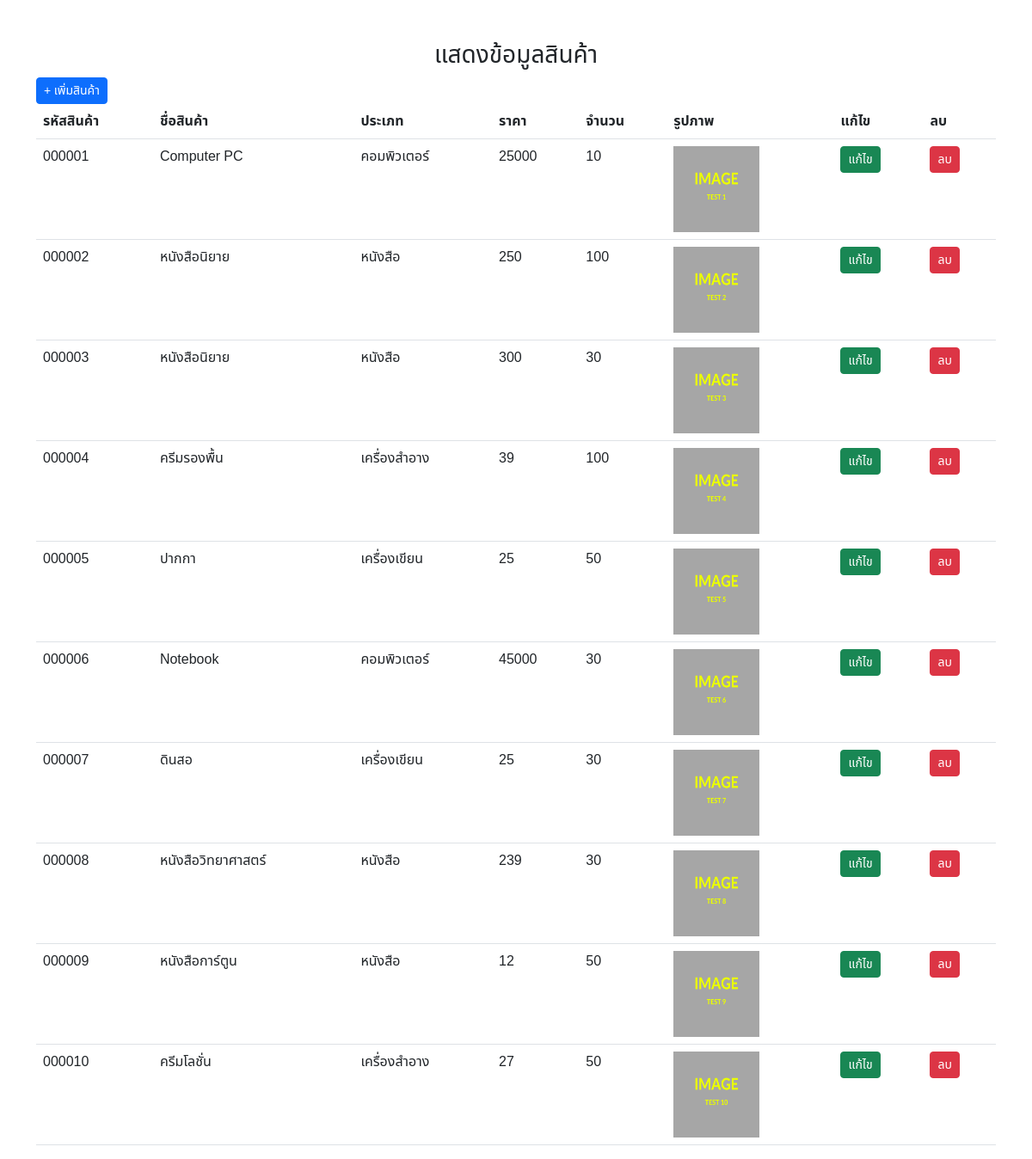
The app's page /show_product.php with its own data.
### tables this page shows
CREATE TABLE `product` (
  `pro_id` int(6) UNSIGNED ZEROFILL NOT NULL,
  `pro_name` varchar(100) NOT NULL,
  `type_id` int(3) UNSIGNED ZEROFILL NOT NULL,
  `price` float NOT NULL,
  `amount` int(11) NOT NULL,
  `image` varchar(100) NOT NULL
);

CREATE TABLE `type` (
  `type_id` int(3) UNSIGNED ZEROFILL NOT NULL,
  `type_name` varchar(50) NOT NULL
);

### show_product.php (the view, shortened to what this page needs)
<!DOCTYPE html>
<html lang="en">
<head>
    <link rel="stylesheet" href="bootstrap/css/bootstrap.min.css">
</head>
<body>
    <div class="container mt-5">
        <div class="row">
            <div class="col-md-12">
                <h3 class="text-center">แสดงข้อมูลสินค้า</h3>
                <a href="add_product.php" class="btn btn-primary btn-sm">+ เพิ่มสินค้า</a>
                <table class="table">
                    <thead>
                        <tr>
                            <th>รหัสสินค้า</th>
                            <th>ชื่อสินค้า</th>
                            <th>ประเภท</th>
                            <th>ราคา</th>
                            <th>จำนวน</th>
                            <th>รูปภาพ</th>
                            <th>แก้ไข</th>
                            <th>ลบ</th>
                        </tr>
                    </thead>
                    <tbody>
                        <?php
                        include "condb.php";
                        $sql = "SELECT * FROM product INNER JOIN type ON product.type_id=type.type_id";
                        $result = mysqli_query($conn, $sql);
                        while ($row = mysqli_fetch_array($result)) {
                        ?>
                            <tr>
                                <td><?php echo $row["pro_id"]; ?></td>
                                <td><?php echo $row["pro_name"]; ?></td>
                                <td><?php echo $row["type_name"]; ?></td>
                                <td><?php echo $row["price"]; ?></td>
                                <td><?php echo $row["amount"]; ?></td>
                                <td><img src="image/<?php echo $row["image"]; ?>" width="100px" height="100px"></td>
                                <td>
                                    <a href="edit_product.php?pro_id=<?php echo $row["pro_id"]; ?>" class="btn btn-success btn-sm">แก้ไข</a>
                                </td>
                                <td>
                                    <a href="delete_product.php?pro_id=<?php echo $row["pro_id"]; ?>"onclick="return confirm('ต้องการลบข้อมูลใช่หรือไม่ ?');" class="btn btn-danger btn-sm">ลบ</a>
                                </td>
                            </tr>
                        <?php }
                        mysqli_close($conn); ?>
                    </tbody>
                </table>
            </div>
        </div>
    </div>
</body>
</html>

### show_product.php (style rules this page uses)
body { font-family: 'Noto Sans Thai', sans-serif; }

### records on screen
product: pro_id "000001", pro_name "Computer PC", type.type_name "คอมพิวเตอร์", price "25000", amount "10", image (picture)
product: pro_id "000002", pro_name "หนังสือนิยาย", type.type_name "หนังสือ", price "250", amount "100", image (picture)
product: pro_id "000003", pro_name "หนังสือนิยาย", type.type_name "หนังสือ", price "300", amount "30", image (picture)
product: pro_id "000004", pro_name "ครีมรองพื้น", type.type_name "เครื่องสำอาง", price "39", amount "100", image (picture)
product: pro_id "000005", pro_name "ปากกา", type.type_name "เครื่องเขียน", price "25", amount "50", image (picture)
product: pro_id "000006", pro_name "Notebook", type.type_name "คอมพิวเตอร์", price "45000", amount "30", image (picture)
product: pro_id "000007", pro_name "ดินสอ", type.type_name "เครื่องเขียน", price "25", amount "30", image (picture)
product: pro_id "000008", pro_name "หนังสือวิทยาศาสตร์", type.type_name "หนังสือ", price "239", amount "30", image (picture)
product: pro_id "000009", pro_name "หนังสือการ์ตูน", type.type_name "หนังสือ", price "12", amount "50", image (picture)
product: pro_id "000010", pro_name "ครีมโลชั่น", type.type_name "เครื่องสำอาง", price "27", amount "50", image (picture)
